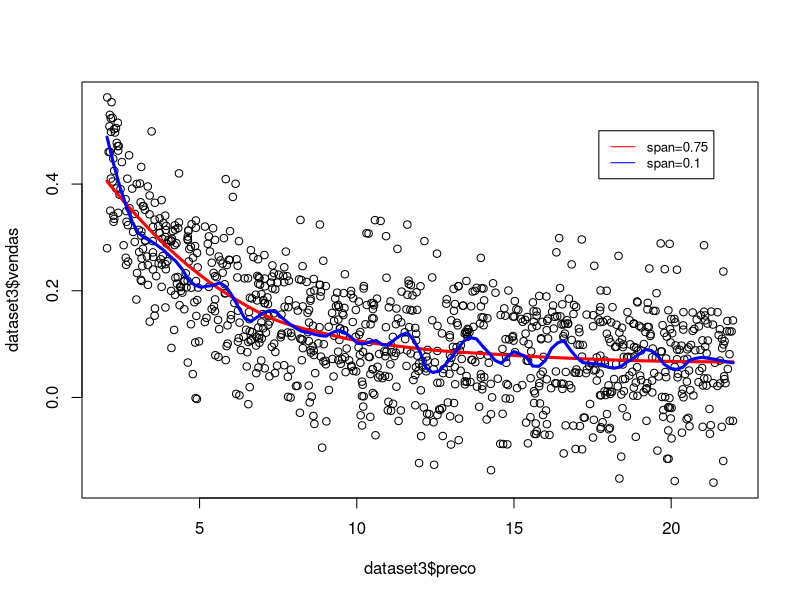
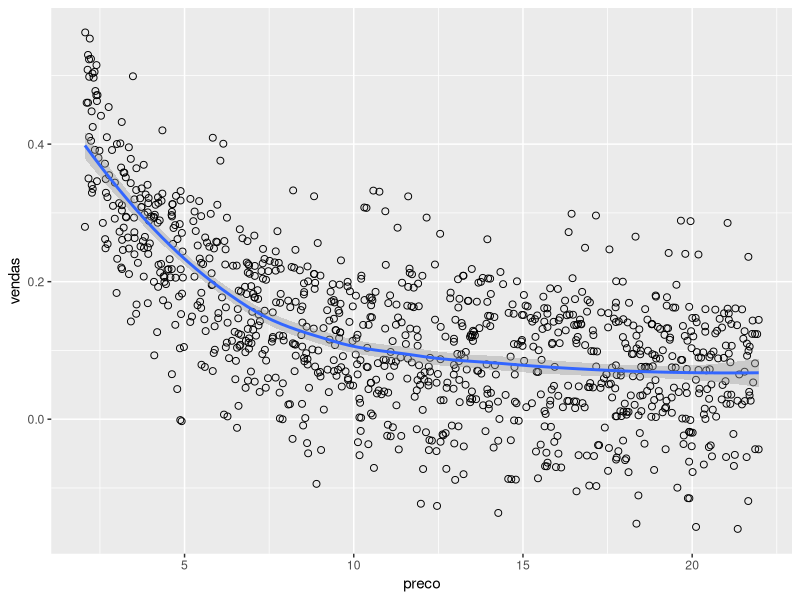

These figures' R source, in order:
# Regressão LOESS

# Se você deseja enfatizar tendências de longo prazo nos dados (ao invés de variabilidade 
# ano a ano por exemplo), podemos usar um Modelo LOESS.

# LOESS é uma regressão ponderada, que nos permite capturar tendências de longo prazo nos dados.

# LOESS funciona fazendo muitas regressões locais para cada ponto e calculando a média das previsões.

# Quando temos um gráfico de dispersão entre duas variáveis, X e Y, geralmente queremos 
# apresentar uma curva que relacione as duas variáveis. Primeiro, porque nos permite ver se 
# o relacionamento é linear (ou quase linear); segundo, porque interpretar gráficos de 
# dispersão às vezes é difícil; e, finalmente, porque podemos querer ter um modelo simples 
# que possa ser usado para prever Y em termos de X capturando todos os possíveis padrões 
# não lineares. 

# A regressão de suavização de plotagem de dispersão estimada localmente (LOESS - 
# locally estimated scatterplot smoothing) funciona ajustando muitos modelos locais 
# em torno de cada ponto. Esses modelos locais são então calculados em média. 

# Em particular, cada modelo (ajustado em torno de um ponto X0, Y0) é ajustado usando mínimos 
# quadrados ponderados (cada ponto é ponderado pelo quão perto os regressores estão do ponto X0). 
# Há um parâmetro especificado pelo usuário, chamado largura de banda, que especifica a quantidade 
# de dados usados em cada uma dessas regressões. Geralmente, polinômios de segunda ordem são usados 
# nessas regressões.

# O LOESS funciona fazendo muitas regressões locais para cada ponto e calculando a média das 
# previsões.

# O LOESS combina grande parte da simplicidade da regressão linear de mínimos quadrados com a 
# flexibilidade da regressão não linear. Isso é feito ajustando modelos simples a subconjuntos 
# localizados dos dados para construir uma função que descreve a parte determinística da 
# variância nos dados, ponto a ponto. De fato, uma das principais atrações desse método é que 
# o analista de dados não precisa especificar uma função global para ajustar um modelo aos dados, 
# apenas para ajustar segmentos dos dados.


# Neste exemplo, usaremos um conjunto de dados contendo preços e vendas. 
# O relacionamento não será linear e não será fácil caracterizar.

# Nosso objetivo será criar modelos capazes de prever o aumento nas vendas de acordo 
# com o aumento no preço.

# Carregando os dados
dataset3 = read.csv("dados/precos_vendas.csv") 
View(dataset3)

# Em seguida, criamos dois modelos LOESS. Usaremos dois valores diferentes de amplitude 
# (largura de banda - span) usando polinômios de segundo grau e largura de banda gaussiana, 
# conforme mostrado no exemplo a seguir:


# Modelo LOESS 1
?loess
model_loess1 = loess(dataset3$vendas ~ dataset3$preco,  span = 2/3, degree = 2, family = c("gaussian")) 

# Modelo LOESS 2
model_loess2 = loess(dataset3$vendas ~ dataset3$preco,  span = 0.1, degree = 2, family = c("gaussian")) 


# Funções para fazer as previsões
loess1_wrapper <- function(x){ 
  return (predict(model_loess1, x)) 
}  

loess2_wrapper <- function(x){ 
  return (predict(model_loess2, x)) 
} 

# Plot

# Plotamos duas curvas LOESS - a azul tem uma largura de banda muito pequena e a vermelha uma maior. 
# A curva vermelha é preferida (abaixo explicamos porque).

plot(dataset3$preco, dataset3$vendas) 
curve(loess1_wrapper, add = TRUE, col = "red", lwd = 3) 
curve(loess2_wrapper, add = TRUE, col = "blue", lwd = 3) 
legend(17.7, 0.5, legend = c("span=0.75", "span=0.1"), co = c("red", "blue"), lty=1:1, cex=0.8) 

# Há um equilíbrio que precisa ser alcançado aqui: 

# Quanto menor a largura de banda, mais precisos são os nossos resultados 
# (mas, ao mesmo tempo, mais difíceis são de interpretar). 

# Quanto maior a amplitude, menos precisa é a curva, mas mais fácil é interpretar. 
# O que pode ser visto na linha vermelha é que as vendas decaem rapidamente quando o preço é 
# baixo (0 a 5) e lentamente quando o preço é alto (10 a 15).

# Podemos calcular a mudança prevista de aumentar o preço de 5 para 10 e também de 10 para 15. 

# Mudança prevista de aumentar o preço de 5 para 10
loess1_wrapper(5) - loess1_wrapper(10)

# Mudança prevista de aumentar o preço de 10 para 15
loess1_wrapper(10) - loess1_wrapper(15)

# A queda nas vendas é aproximadamente quatro vezes maior quando o preço é mais baixo (= 0,12 / 0,03):

# Plot com ggplot2
# install.packages("ggplot2")
library(ggplot2)
ggplot(dataset3, aes(x=preco, y=vendas)) + 
  geom_point(size=2, shape=1) + 
  geom_smooth(se = TRUE, method = "loess") 






